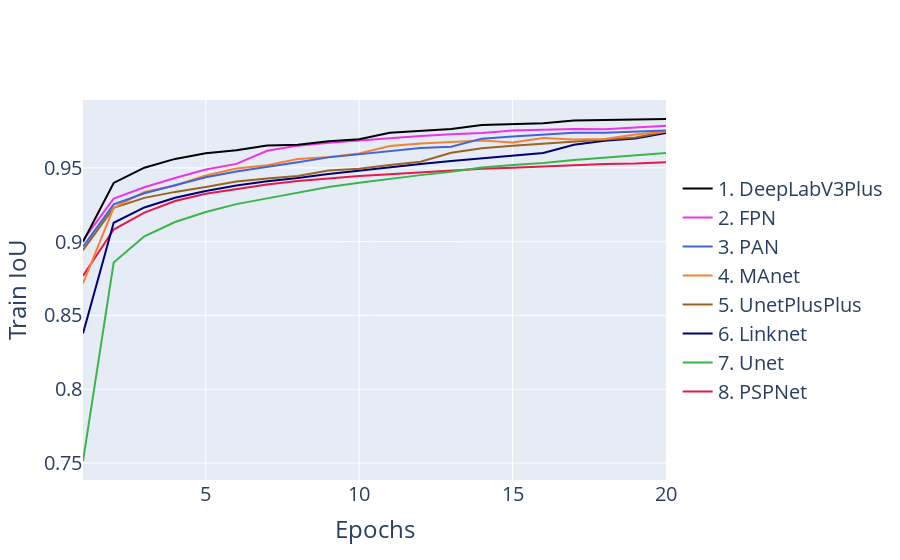
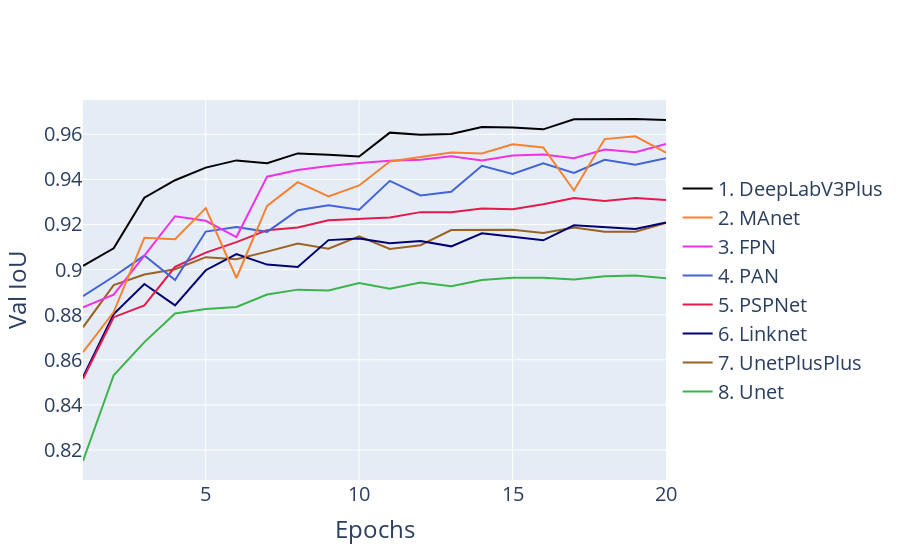

The notebook cell saved with these charts, in order:
### Code cell
Select_architecture_df = read_csvs("./TRAINING_RESULTS_new/Select_architecture")    
# feature_train_fig.write_image(file="D:/Master/MasterProject/Overleaf_figures/Chapter5/feature_engineering_TRAIN.svg", height=600, width=800)
# feature_val_fig.write_image(file="D:/Master/MasterProject/Overleaf_figures/Chapter5/feature_engineering_VAL.svg", height=600, width=800)
# Loss
# plot_data_ARCHITECTURE(Select_architecture_df, y_volumn='train_loss', y_column_name="Train Jaccard Loss", plot_title="Train loss", filter='loss_func == "JaccardLoss"')
# plot_data_ARCHITECTURE(Select_architecture_df, y_volumn='val_loss', y_column_name="Val Jaccard Loss", plot_title="Val loss", filter='loss_func == "JaccardLoss"')

# IoU
architecture_train_fig = plot_data_ARCHITECTURE(Select_architecture_df, y_volumn='train_iou_score',   y_column_name="Train IoU", plot_title="Val IoU") #, showlegend=False
architecture_train_fig.write_image(file="D:/Master/MasterProject/Overleaf_figures/Chapter5/architecture_train_fig.svg", height=600, width=800)

architecture_val_fig = plot_data_ARCHITECTURE(Select_architecture_df, y_volumn='val_iou_score',   y_column_name="Val IoU", plot_title="Val IoU")
architecture_val_fig.write_image(file="D:/Master/MasterProject/Overleaf_figures/Chapter5/architecture_val_fig.svg", height=600, width=800)
# architecture_val_fig.show()

### Figure 1 — Plotly figure (JSON) as saved in the notebook; plotly's stock layout.template omitted (floating-point values rounded to 4 significant figures)
{"data": [{"marker": {"color": "#e6194b"}, "name": "8. PSPNet", "type": "scatter", "x": [1, 2, 3, 4, 5, 6, 7, 8, 9, 10, 11, 12, 13, 14, 15, 16, 17, 18, 19, 20], "y": [0.8769, 0.9082, 0.9197, 0.9276, 0.9325, 0.9357, 0.9388, 0.9412, 0.943, 0.9445, 0.9457, 0.9469, 0.9479, 0.9493, 0.95, 0.951, 0.9515, 0.9526, 0.953, 0.9539]}, {"marker": {"color": "#3cb44b"}, "name": "7. Unet", "type": "scatter", "x": [1, 2, 3, 4, 5, 6, 7, 8, 9, 10, 11, 12, 13, 14, 15, 16, 17, 18, 19, 20], "y": [0.7514, 0.8859, 0.9037, 0.9133, 0.9201, 0.9254, 0.9293, 0.9334, 0.9371, 0.9399, 0.9427, 0.9451, 0.9474, 0.9503, 0.952, 0.9533, 0.9554, 0.9569, 0.9583, 0.9601]}, {"marker": {"color": "#000075"}, "name": "6. Linknet", "type": "scatter", "x": [1, 2, 3, 4, 5, 6, 7, 8, 9, 10, 11, 12, 13, 14, 15, 16, 17, 18, 19, 20], "y": [0.8377, 0.9128, 0.9232, 0.9297, 0.9344, 0.9381, 0.9409, 0.9431, 0.9459, 0.9483, 0.9503, 0.9527, 0.9546, 0.9566, 0.958, 0.9602, 0.9657, 0.9684, 0.9699, 0.9736]}, {"marker": {"color": "#9a6324"}, "name": "5. UnetPlusPlus", "type": "scatter", "x": [1, 2, 3, 4, 5, 6, 7, 8, 9, 10, 11, 12, 13, 14, 15, 16, 17, 18, 19, 20], "y": [0.8942, 0.923, 0.9297, 0.9337, 0.9371, 0.9408, 0.9429, 0.9445, 0.9482, 0.9494, 0.952, 0.9542, 0.9602, 0.9633, 0.965, 0.9664, 0.9681, 0.9696, 0.9706, 0.9745]}, {"marker": {"color": "#f58231"}, "name": "4. MAnet", "type": "scatter", "x": [1, 2, 3, 4, 5, 6, 7, 8, 9, 10, 11, 12, 13, 14, 15, 16, 17, 18, 19, 20], "y": [0.8718, 0.9229, 0.9337, 0.9381, 0.9448, 0.9496, 0.9517, 0.956, 0.9574, 0.9598, 0.9648, 0.9665, 0.9676, 0.9686, 0.9672, 0.9703, 0.9692, 0.9696, 0.9726, 0.9746]}, {"marker": {"color": "#4363d8"}, "name": "3. PAN", "type": "scatter", "x": [1, 2, 3, 4, 5, 6, 7, 8, 9, 10, 11, 12, 13, 14, 15, 16, 17, 18, 19, 20], "y": [0.8967, 0.9253, 0.9328, 0.9384, 0.9436, 0.9475, 0.9505, 0.9538, 0.9571, 0.9592, 0.9615, 0.9635, 0.9643, 0.9698, 0.9712, 0.9726, 0.9739, 0.9739, 0.9748, 0.9753]}, {"marker": {"color": "#f032e6"}, "name": "2. FPN", "type": "scatter", "x": [1, 2, 3, 4, 5, 6, 7, 8, 9, 10, 11, 12, 13, 14, 15, 16, 17, 18, 19, 20], "y": [0.9011, 0.9292, 0.9368, 0.9432, 0.9489, 0.9527, 0.9616, 0.9651, 0.9671, 0.9686, 0.9704, 0.9715, 0.9729, 0.9736, 0.9753, 0.9761, 0.9764, 0.9762, 0.9775, 0.9785]}, {"marker": {"color": "#000000"}, "name": "1. DeepLabV3Plus", "type": "scatter", "x": [1, 2, 3, 4, 5, 6, 7, 8, 9, 10, 11, 12, 13, 14, 15, 16, 17, 18, 19, 20], "y": [0.8999, 0.9398, 0.9501, 0.9561, 0.96, 0.962, 0.9651, 0.9657, 0.968, 0.9694, 0.9738, 0.9751, 0.9763, 0.979, 0.9795, 0.9802, 0.9821, 0.9825, 0.9829, 0.9831]}], "layout": {"font": {"size": 20}, "legend": {"font": {"size": 20}, "traceorder": "reversed", "y": 0.5}, "paper_bgcolor": "rgba(0, 0, 0, 0)", "showlegend": true, "xaxis": {"title": {"text": "Epochs"}}, "yaxis": {"title": {"text": "Train IoU"}}}}

### Figure 2 — Plotly figure (JSON) as saved in the notebook; plotly's stock layout.template omitted (floating-point values rounded to 4 significant figures)
{"data": [{"marker": {"color": "#3cb44b"}, "name": "8. Unet", "type": "scatter", "x": [1, 2, 3, 4, 5, 6, 7, 8, 9, 10, 11, 12, 13, 14, 15, 16, 17, 18, 19, 20], "y": [0.8151, 0.8531, 0.8678, 0.8805, 0.8825, 0.8834, 0.8889, 0.8911, 0.8908, 0.894, 0.8915, 0.8943, 0.8926, 0.8954, 0.8964, 0.8964, 0.8956, 0.8971, 0.8974, 0.8961]}, {"marker": {"color": "#9a6324"}, "name": "7. UnetPlusPlus", "type": "scatter", "x": [1, 2, 3, 4, 5, 6, 7, 8, 9, 10, 11, 12, 13, 14, 15, 16, 17, 18, 19, 20], "y": [0.8744, 0.8931, 0.8978, 0.9001, 0.9055, 0.9045, 0.908, 0.9116, 0.9093, 0.9148, 0.9092, 0.9108, 0.9175, 0.9174, 0.9176, 0.9163, 0.9187, 0.9168, 0.9167, 0.9206]}, {"marker": {"color": "#000075"}, "name": "6. Linknet", "type": "scatter", "x": [1, 2, 3, 4, 5, 6, 7, 8, 9, 10, 11, 12, 13, 14, 15, 16, 17, 18, 19, 20], "y": [0.8524, 0.8803, 0.8936, 0.8842, 0.8997, 0.9069, 0.9022, 0.9012, 0.9131, 0.9138, 0.9117, 0.9127, 0.9103, 0.9161, 0.9145, 0.913, 0.9196, 0.9189, 0.918, 0.9208]}, {"marker": {"color": "#e6194b"}, "name": "5. PSPNet", "type": "scatter", "x": [1, 2, 3, 4, 5, 6, 7, 8, 9, 10, 11, 12, 13, 14, 15, 16, 17, 18, 19, 20], "y": [0.8516, 0.8789, 0.8842, 0.9012, 0.9075, 0.9122, 0.9175, 0.9187, 0.9219, 0.9224, 0.9231, 0.9255, 0.9254, 0.9271, 0.9268, 0.9289, 0.9318, 0.9304, 0.9317, 0.9308]}, {"marker": {"color": "#4363d8"}, "name": "4. PAN", "type": "scatter", "x": [1, 2, 3, 4, 5, 6, 7, 8, 9, 10, 11, 12, 13, 14, 15, 16, 17, 18, 19, 20], "y": [0.8882, 0.8969, 0.9062, 0.8953, 0.9169, 0.9188, 0.9167, 0.9264, 0.9286, 0.9265, 0.9393, 0.9329, 0.9345, 0.946, 0.9424, 0.9471, 0.9429, 0.9487, 0.9465, 0.9494]}, {"marker": {"color": "#f032e6"}, "name": "3. FPN", "type": "scatter", "x": [1, 2, 3, 4, 5, 6, 7, 8, 9, 10, 11, 12, 13, 14, 15, 16, 17, 18, 19, 20], "y": [0.8833, 0.8889, 0.9062, 0.9237, 0.9216, 0.9144, 0.9412, 0.9442, 0.9459, 0.9473, 0.9482, 0.9487, 0.9503, 0.9484, 0.9506, 0.951, 0.9494, 0.9532, 0.952, 0.9557]}, {"marker": {"color": "#f58231"}, "name": "2. MAnet", "type": "scatter", "x": [1, 2, 3, 4, 5, 6, 7, 8, 9, 10, 11, 12, 13, 14, 15, 16, 17, 18, 19, 20], "y": [0.8634, 0.8812, 0.9141, 0.9135, 0.9272, 0.8963, 0.9283, 0.9388, 0.9325, 0.9373, 0.9479, 0.9501, 0.952, 0.9515, 0.9555, 0.9541, 0.9351, 0.9579, 0.9591, 0.9519]}, {"marker": {"color": "#000000"}, "name": "1. DeepLabV3Plus", "type": "scatter", "x": [1, 2, 3, 4, 5, 6, 7, 8, 9, 10, 11, 12, 13, 14, 15, 16, 17, 18, 19, 20], "y": [0.9017, 0.9094, 0.9319, 0.9396, 0.9452, 0.9484, 0.9472, 0.9515, 0.9509, 0.9501, 0.9607, 0.9598, 0.9601, 0.9632, 0.963, 0.9622, 0.9667, 0.9668, 0.9667, 0.9664]}], "layout": {"font": {"size": 20}, "legend": {"font": {"size": 20}, "traceorder": "reversed", "y": 0.5}, "paper_bgcolor": "rgba(0, 0, 0, 0)", "showlegend": true, "xaxis": {"title": {"text": "Epochs"}}, "yaxis": {"title": {"text": "Val IoU"}}}}
